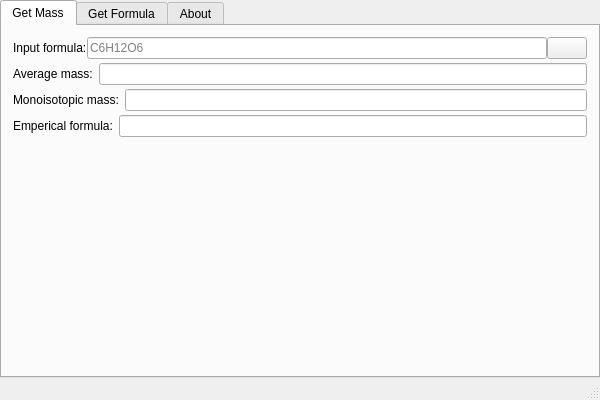
<?xml version="1.0" encoding="UTF-8"?>
<ui version="4.0">
 <class>MainWindow</class>
 <widget class="QMainWindow" name="MainWindow">
  <property name="geometry">
   <rect>
    <x>0</x>
    <y>0</y>
    <width>600</width>
    <height>400</height>
   </rect>
  </property>
  <property name="windowTitle">
   <string>Mass Calculator</string>
  </property>
  <property name="windowIcon">
   <iconset resource="resources.qrc">
    <normaloff>:/icons/MassCalculator.png</normaloff>:/icons/MassCalculator.png</iconset>
  </property>
  <widget class="QWidget" name="centralWidget">
   <layout class="QVBoxLayout" name="verticalLayout">
    <property name="spacing">
     <number>0</number>
    </property>
    <property name="leftMargin">
     <number>0</number>
    </property>
    <property name="topMargin">
     <number>0</number>
    </property>
    <property name="rightMargin">
     <number>0</number>
    </property>
    <property name="bottomMargin">
     <number>0</number>
    </property>
    <item>
     <widget class="QTabWidget" name="tabWidget">
      <property name="currentIndex">
       <number>0</number>
      </property>
      <widget class="QWidget" name="tabMass">
       <attribute name="title">
        <string>Get Mass</string>
       </attribute>
       <layout class="QVBoxLayout" name="verticalLayout_2">
        <property name="spacing">
         <number>4</number>
        </property>
        <item>
         <layout class="QHBoxLayout" name="horizontalLayout">
          <property name="spacing">
           <number>0</number>
          </property>
          <item>
           <widget class="QLabel" name="labelInputFormula">
            <property name="text">
             <string>Input formula:</string>
            </property>
           </widget>
          </item>
          <item>
           <widget class="QLineEdit" name="textInputFormula">
            <property name="placeholderText">
             <string>C6H12O6</string>
            </property>
           </widget>
          </item>
          <item>
           <widget class="QPushButton" name="buttonGetMass">
            <property name="toolTip">
             <string>Calculate the molecular weight of input formula</string>
            </property>
            <property name="icon">
             <iconset resource="resources.qrc">
              <normaloff>:/icons/return.png</normaloff>:/icons/return.png</iconset>
            </property>
           </widget>
          </item>
         </layout>
        </item>
        <item>
         <layout class="QHBoxLayout" name="horizontalLayout_2">
          <item>
           <widget class="QLabel" name="labelAverageMass">
            <property name="text">
             <string>Average mass:</string>
            </property>
           </widget>
          </item>
          <item>
           <widget class="QLineEdit" name="textResultMass">
            <property name="readOnly">
             <bool>true</bool>
            </property>
           </widget>
          </item>
         </layout>
        </item>
        <item>
         <layout class="QHBoxLayout" name="horizontalLayout_3">
          <item>
           <widget class="QLabel" name="labelResultMonoMass">
            <property name="text">
             <string>Monoisotopic mass:</string>
            </property>
           </widget>
          </item>
          <item>
           <widget class="QLineEdit" name="textResultMonoMass">
            <property name="readOnly">
             <bool>true</bool>
            </property>
           </widget>
          </item>
         </layout>
        </item>
        <item>
         <layout class="QHBoxLayout" name="horizontalLayout_9">
          <item>
           <widget class="QLabel" name="label_2">
            <property name="text">
             <string>Emperical formula:</string>
            </property>
           </widget>
          </item>
          <item>
           <widget class="QLineEdit" name="textResultFormula"/>
          </item>
         </layout>
        </item>
        <item>
         <spacer name="verticalSpacer">
          <property name="orientation">
           <enum>Qt::Vertical</enum>
          </property>
          <property name="sizeHint" stdset="0">
           <size>
            <width>20</width>
            <height>40</height>
           </size>
          </property>
         </spacer>
        </item>
       </layout>
      </widget>
      <widget class="QWidget" name="tabFormula">
       <attribute name="title">
        <string>Get Formula</string>
       </attribute>
       <layout class="QVBoxLayout" name="verticalLayout_3">
        <property name="spacing">
         <number>4</number>
        </property>
        <item>
         <layout class="QHBoxLayout" name="horizontalLayout_4">
          <property name="spacing">
           <number>0</number>
          </property>
          <item>
           <widget class="QLabel" name="labelInputMass">
            <property name="text">
             <string>Input mass:</string>
            </property>
           </widget>
          </item>
          <item>
           <widget class="QLineEdit" name="textInputMass"/>
          </item>
          <item>
           <widget class="QPushButton" name="buttonGetFormula">
            <property name="toolTip">
             <string>Look for formulae that have the input mass with given criteria</string>
            </property>
            <property name="icon">
             <iconset resource="resources.qrc">
              <normaloff>:/icons/return.png</normaloff>:/icons/return.png</iconset>
            </property>
           </widget>
          </item>
         </layout>
        </item>
        <item>
         <layout class="QHBoxLayout" name="horizontalLayout_6">
          <property name="spacing">
           <number>0</number>
          </property>
          <item>
           <widget class="QLabel" name="labelAllowedElement">
            <property name="text">
             <string>Allowed elements:</string>
            </property>
           </widget>
          </item>
          <item>
           <widget class="QLineEdit" name="textAllowedElement">
            <property name="readOnly">
             <bool>true</bool>
            </property>
           </widget>
          </item>
          <item>
           <widget class="QPushButton" name="buttonAllowedElement">
            <property name="focusPolicy">
             <enum>Qt::StrongFocus</enum>
            </property>
            <property name="toolTip">
             <string>Select elements that are possible in the candidate formula</string>
            </property>
            <property name="icon">
             <iconset resource="resources.qrc">
              <normaloff>:/icons/edit.png</normaloff>:/icons/edit.png</iconset>
            </property>
            <property name="shortcut">
             <string notr="true"/>
            </property>
           </widget>
          </item>
         </layout>
        </item>
        <item>
         <widget class="QGroupBox" name="groupBox">
          <property name="title">
           <string>Tolerance</string>
          </property>
          <layout class="QVBoxLayout" name="verticalLayout_8">
           <item>
            <layout class="QHBoxLayout" name="horizontalLayout_5">
             <item>
              <widget class="QLabel" name="labelMassToleranceLeft">
               <property name="text">
                <string>Lower bound:</string>
               </property>
              </widget>
             </item>
             <item>
              <widget class="QLineEdit" name="textMassToleranceLeft">
               <property name="toolTip">
                <string>The lower (left) limit of the allowed mass difference between input mass and mass of candidate formulae</string>
               </property>
               <property name="text">
                <string notr="true">-0.05</string>
               </property>
              </widget>
             </item>
             <item>
              <widget class="QLabel" name="labelMassToleranceRight">
               <property name="text">
                <string>Upper bound:</string>
               </property>
              </widget>
             </item>
             <item>
              <widget class="QLineEdit" name="textMassToleranceRight">
               <property name="toolTip">
                <string>The upper (right) limit of the allowed mass difference between input mass and mass of candidate formulae</string>
               </property>
               <property name="text">
                <string notr="true">0.05</string>
               </property>
              </widget>
             </item>
            </layout>
           </item>
           <item>
            <layout class="QHBoxLayout" name="horizontalLayout_8">
             <item>
              <widget class="QRadioButton" name="radioMassToleranceAbsolute">
               <property name="text">
                <string>Abso&amp;lute(Da)</string>
               </property>
               <property name="checked">
                <bool>true</bool>
               </property>
              </widget>
             </item>
             <item>
              <widget class="QRadioButton" name="radioMassToleranceRelative">
               <property name="text">
                <string>Relati&amp;ve(ppm)</string>
               </property>
              </widget>
             </item>
            </layout>
           </item>
          </layout>
         </widget>
        </item>
        <item>
         <widget class="FrameFormulaList" name="frameResultFormula">
          <property name="sizePolicy">
           <sizepolicy hsizetype="Preferred" vsizetype="Expanding">
            <horstretch>0</horstretch>
            <verstretch>0</verstretch>
           </sizepolicy>
          </property>
          <property name="frameShape">
           <enum>QFrame::StyledPanel</enum>
          </property>
          <property name="frameShadow">
           <enum>QFrame::Raised</enum>
          </property>
         </widget>
        </item>
       </layout>
      </widget>
      <widget class="QWidget" name="tabAbout">
       <attribute name="title">
        <string>About</string>
       </attribute>
       <layout class="QVBoxLayout" name="verticalLayout_4">
        <item>
         <layout class="QHBoxLayout" name="horizontalLayout_7">
          <item>
           <widget class="QLabel" name="label">
            <property name="maximumSize">
             <size>
              <width>64</width>
              <height>64</height>
             </size>
            </property>
            <property name="text">
             <string/>
            </property>
            <property name="pixmap">
             <pixmap resource="resources.qrc">:/icons/MassCalculator.png</pixmap>
            </property>
            <property name="scaledContents">
             <bool>true</bool>
            </property>
           </widget>
          </item>
          <item>
           <widget class="QLabel" name="labelMassCalculator">
            <property name="text">
             <string>&lt;html&gt;&lt;head/&gt;&lt;body&gt;&lt;p&gt;&lt;span style=&quot; font-size:28pt; font-style:italic;&quot;&gt;Mass Calculator&lt;/span&gt;&lt;/p&gt;&lt;/body&gt;&lt;/html&gt;</string>
            </property>
           </widget>
          </item>
          <item>
           <widget class="QLabel" name="labelVersion">
            <property name="text">
             <string>Version</string>
            </property>
            <property name="alignment">
             <set>Qt::AlignRight|Qt::AlignTrailing|Qt::AlignVCenter</set>
            </property>
           </widget>
          </item>
         </layout>
        </item>
        <item>
         <widget class="QTabWidget" name="tabWidget_2">
          <property name="currentIndex">
           <number>0</number>
          </property>
          <widget class="QWidget" name="tabAboutLicence">
           <attribute name="title">
            <string>This program</string>
           </attribute>
           <layout class="QVBoxLayout" name="verticalLayout_5">
            <property name="spacing">
             <number>0</number>
            </property>
            <property name="leftMargin">
             <number>0</number>
            </property>
            <property name="topMargin">
             <number>0</number>
            </property>
            <property name="rightMargin">
             <number>0</number>
            </property>
            <property name="bottomMargin">
             <number>0</number>
            </property>
            <item>
             <widget class="QPlainTextEdit" name="textAbout"/>
            </item>
           </layout>
          </widget>
          <widget class="QWidget" name="tabAboutContact">
           <attribute name="title">
            <string>Author</string>
           </attribute>
           <layout class="QVBoxLayout" name="verticalLayout_7">
            <item>
             <widget class="QLabel" name="labelProjectURL">
              <property name="text">
               <string>&lt;html&gt;&lt;head/&gt;&lt;body&gt;&lt;p&gt;Project Home: &lt;a href=&quot;https://github.com/zwpwjwtz/MassCalculator&quot;&gt;&lt;span style=&quot; text-decoration: underline; color:#0082fa;&quot;&gt;Github&lt;/span&gt;&lt;/a&gt;&lt;/p&gt;&lt;/body&gt;&lt;/html&gt;</string>
              </property>
              <property name="textFormat">
               <enum>Qt::RichText</enum>
              </property>
              <property name="alignment">
               <set>Qt::AlignCenter</set>
              </property>
              <property name="wordWrap">
               <bool>true</bool>
              </property>
              <property name="openExternalLinks">
               <bool>true</bool>
              </property>
              <property name="textInteractionFlags">
               <set>Qt::LinksAccessibleByKeyboard|Qt::LinksAccessibleByMouse|Qt::TextBrowserInteraction|Qt::TextSelectableByKeyboard|Qt::TextSelectableByMouse</set>
              </property>
             </widget>
            </item>
            <item>
             <widget class="QLabel" name="labelSuggestionWelcomed">
              <property name="text">
               <string>Bug reports and suggestions are welcome!</string>
              </property>
              <property name="alignment">
               <set>Qt::AlignCenter</set>
              </property>
             </widget>
            </item>
           </layout>
          </widget>
         </widget>
        </item>
       </layout>
      </widget>
     </widget>
    </item>
   </layout>
  </widget>
  <widget class="QStatusBar" name="statusBar"/>
 </widget>
 <layoutdefault spacing="6" margin="11"/>
 <customwidgets>
  <customwidget>
   <class>FrameFormulaList</class>
   <extends>QFrame</extends>
   <header>widget/frameformulalist.h</header>
   <container>1</container>
  </customwidget>
 </customwidgets>
 <resources>
  <include location="resources.qrc"/>
 </resources>
 <connections/>
</ui>
